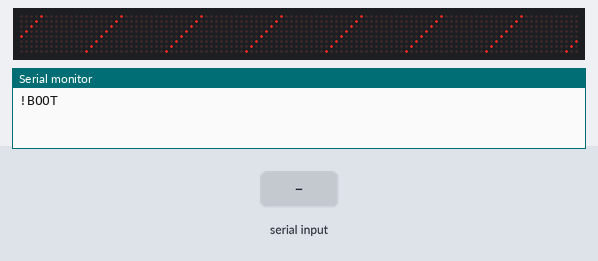
This sketch was run on a simulated ESP32. On the bench: 112×8 LED matrix, the last lines printed to the serial monitor. Wiring (inferred from the names in the program): 14 × MAX7219 LED driver (orientation assumed): CS GPIO 5. Inputs (shaded band) come from the test bench. Nothing arrives over Bluetooth unless stated; a phone connects over Bluetooth LE 3 s after start.

Above: at 1.5 s.
1.6 s: "C90\n" received over Serial
At 2.8 s:
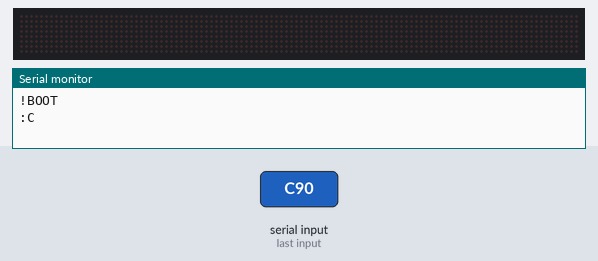
3.1 s: "T90\n" received over Serial
At 3.27 s:
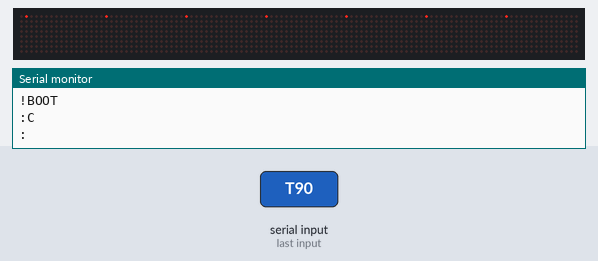
5.5 s: "90,45\n" received over Serial
At 5.97 s:
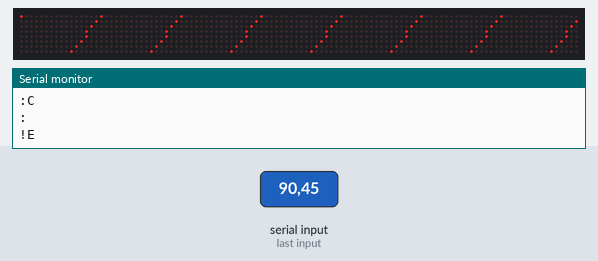
8.5 s: "B90\n" received over Serial
At 8.68 s:
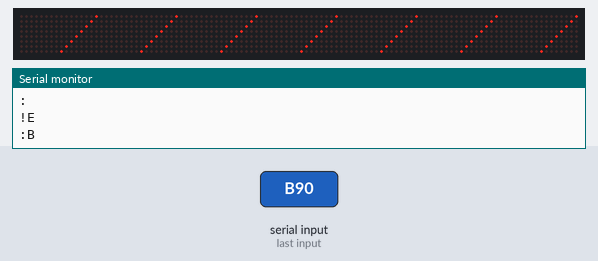
11.5 s: "W,45\n" received over Serial
At 11.69 s:
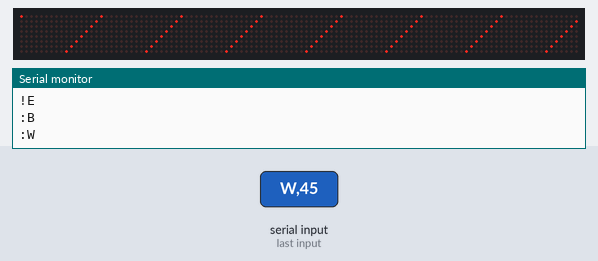

Measured:
- after the input at 1.6 s, the display: changes at once (image 1)
- after the input at 3.1 s, the display: changes at once (image 2)
- after the input at 5.5 s, the display: first differs from a run without the input after 0.33 s (image 3)
- after the input at 11.5 s, the display: changes at once (image 5)

The sketch:

proto_example_1.ino
```cpp
/*
 * Using: 8x8 LED Matrix with MAX7219-compatible Drivers
 * Board: ESP-WROOM-32 on Core_Board_v2
 *
 * Pinout:
 * GPIO18 ("VSPI_SCK") --> to CLK of first Module
 * GPIO23 ("VSPI_MOSI") --> to DIN of first Module
 * GPIO5  ("VSPI_SS") --> to CS of first Module
 *
 * Module Information
 * Looking onto top (LED) side:
 * DIN --> DOUT
 *  |76543210|
 *  |......98|
 *
 * Possible Sensors:
 * - Cap. Touch for Boop
 * - RFID or NFC Tags (Props like RAM, own Paws, ...)
 * - RF Remote for self in Pocket/Paw Buttons or Handler
 * - IR Reflex and Remote Protocols
 * - Ambient Light (blinded, night, rave-sync, ...)
 * - Gyro/Accel for Head Gestures
 * - Hall Sensor Jaw Detection
 * - UV Teeth Sensor
 *
 */

#include <SPI.h>
//#include "faces.h"
#include <stdint.h>

#include <BLEDevice.h>
#include <BLEUtils.h>
#include <BLEServer.h>

#define SERVICE_UUID        "c6bcb95f-a2d6-46c7-bc16-e7fa574f8066"
#define CHARACTERISTIC_UUID "21ec8f97-a2a8-4c8f-aeb9-fd30959d4ca5"


// How many LED modules do we have?
#define MATRIX_COUNT 14
// A memory for all LED states
volatile uint8_t framebuffer[MATRIX_COUNT*8];

// MAX7219 supports at max 10 MHz, we use 4 MHz
#define SPI_MAX_SPEED 4000000

#define SPI_CS_PIN 5

SPIClass * vspi = NULL;

// Function to send out the framebuffer to the LED modules via SPI
void SendFrameBuffer() {
  for (uint8_t row = 0; row < 8; row++) {
    // Begin shifting
    vspi->beginTransaction(SPISettings(SPI_MAX_SPEED, MSBFIRST, SPI_MODE0));
    digitalWrite(SPI_CS_PIN, LOW);
    // Need to send in reverse so 0 is first module...
    for (int module = MATRIX_COUNT-1; module >= 0; module--) {
        // Address 0x01 to 0x08 for row 0 to 7
        vspi->transfer(row + 1);
        // Data
        vspi->transfer(framebuffer[row + (module*8)]);
    }
    // Latch to LEDs
    digitalWrite(SPI_CS_PIN, HIGH);
    vspi->endTransaction();
    delay(1);
  }
}

#define CMD_NOOP         0x00
#define CMD_DECODE_MODE  0x09
#define CMD_INTENSITY    0x0A
#define CMD_SCAN_LIMIT   0x0B
#define CMD_SHUTDOWN     0x0C
#define CMD_DISPLAY_TEST 0x0F


// Function to send one "command" to all modules
void SendToAll(uint8_t address, uint8_t value) {
  // Begin shifting
    vspi->beginTransaction(SPISettings(SPI_MAX_SPEED, MSBFIRST, SPI_MODE0));
    digitalWrite(SPI_CS_PIN, LOW);
    for (uint8_t module = 0; module < MATRIX_COUNT; module++) {
        // Address
        vspi->transfer(address);
        // Data
        vspi->transfer(value);
    }
    // Latch
    digitalWrite(SPI_CS_PIN, HIGH);
    vspi->endTransaction();
    delay(2);
}

volatile uint8_t bright = 2;

void ConfigureLEDs() {
  SendToAll(CMD_SHUTDOWN, 0); // Turn Off
  SendToAll(CMD_DISPLAY_TEST, 0); // Test Mode Off
  SendToAll(CMD_DECODE_MODE, 0); // No Decoding
  SendToAll(CMD_INTENSITY, bright); // Medium Brightness
  SendToAll(CMD_SCAN_LIMIT, 7); // Scan all 8 rows
}

void ReConfigureLEDs() {
  SendToAll(CMD_DISPLAY_TEST, 0); // Test Mode Off
  SendToAll(CMD_DECODE_MODE, 0); // No Decoding
  SendToAll(CMD_INTENSITY, bright); // Medium Brightness
  SendToAll(CMD_SCAN_LIMIT, 7); // Scan all 8 rows
  SendToAll(CMD_SHUTDOWN, 1); // Turn On
}


void ClearFrameBuffer() {
   for(int i = 0; i < sizeof(framebuffer); i++) {
      framebuffer[i] = 0;
   }
}

void ShutDownLEDs() {
  SendToAll(CMD_SHUTDOWN, 0); // Turn Off
}

void PowerUpLEDs() {
  SendToAll(CMD_SHUTDOWN, 1); // Normal Mode
}

/**
 * @param brightness Intensity from 0 to 255 (will shifted adjusted to 4-Bit value)
 */
static inline void SetBrightness(uint8_t brightness) {
  bright = brightness>>4;
}


BLEServer *pServer;
BLEService *pService;
BLECharacteristic *pCharacteristic;

uint8_t mode = 0;
uint8_t iobuff[64];
uint8_t *ioptr = iobuff;

uint8_t iohexdec(uint8_t* str) {
  uint8_t v = 0;
  if (*str >= 'A') v = (*str)-'A'+10;
  else v = ((*str)-'0');
  v <<= 4;
  str++;
  if (*str >= 'A') v |= ((*str)-'A'+10);
  else v |= ((*str)-'0');
  return v;
}

// !! NO SPI INSIDE HERE!
void processProtoCommand(uint8_t* cmd, uint8_t cmdlen, void (*writeCb)(const char*)) {
  switch (cmd[0]) {
        case 'T': {mode = 0; writeCb(":\n");} break;
        case 'C': {mode = 1; ClearFrameBuffer(); writeCb(":C\n");} break;
        case 'B': {
          if (cmdlen >=3) {
             SetBrightness(iohexdec(cmd+1));
             writeCb(":B\n");
          }
        } break;
        case 'W': {
          uint8_t addr = iohexdec(cmd+1);
          uint8_t len = (cmdlen-3)/2;
          if ((addr+len) > sizeof(framebuffer)) {
            len = sizeof(framebuffer) - addr;
          }
          if (addr < sizeof(framebuffer)) {
            for (uint8_t i = 0; i < len; i++) {
              framebuffer[addr+i] = iohexdec(cmd+3+i*2);
            }
          }
          writeCb(":W\n");
        } break;
        case '?': {writeCb(":PROTO=Marc\n");} break;
        default: {writeCb("!E\n");} break;
      }
}

void writeCbBLE(const char* resp) {
  pCharacteristic->setValue((uint8_t*)resp, strlen(resp));
  pCharacteristic->notify();
}

void writeCbSerial(const char* resp) {
  Serial.write(resp);
}

class MyCharacteristicCallback : public BLECharacteristicCallbacks {
  void onRead(BLECharacteristic* pCharacteristic) {

  }
  void onWrite(BLECharacteristic* pCharacteristic) {
    std::string cmd = pCharacteristic->getValue();
    processProtoCommand((uint8_t*)cmd.data(), cmd.length(), &writeCbBLE);
  }
};


void setup() {
  // put your setup code here, to run once:
  /*
  pinMode(SPI_CLK_PIN, OUTPUT); // CLK
  pinMode(SPI_MOSI_PIN, OUTPUT); // MOSI
  pinMode(SPI_CS_PIN, OUTPUT); // CS
  */
  vspi = new SPIClass(VSPI);
  vspi->begin();
  pinMode(vspi->pinSS(), OUTPUT);

  Serial.begin(115200);

  delay(5);
  ShutDownLEDs();
  delay(25);
  ShutDownLEDs();
  delay(250);
  ConfigureLEDs();
  delay(5);
  ClearFrameBuffer();
  SendFrameBuffer();
  PowerUpLEDs();

  Serial.write("!BOOT\n");
  //Serial.setTimeout(1000);

  BLEDevice::init("MarCarbon Steel");
  pServer = BLEDevice::createServer();
  pService = pServer->createService(SERVICE_UUID);
  pCharacteristic = pService->createCharacteristic(
                                         CHARACTERISTIC_UUID,
                                         BLECharacteristic::PROPERTY_READ |
                                         BLECharacteristic::PROPERTY_WRITE |
                                         BLECharacteristic::PROPERTY_NOTIFY
                                       );

  pCharacteristic->setCallbacks(new MyCharacteristicCallback());
  pCharacteristic->setValue("!BOOT");
  pService->start();

  BLEAdvertising *pAdvertising = BLEDevice::getAdvertising();
  pAdvertising->addServiceUUID(SERVICE_UUID);
  pAdvertising->setScanResponse(true);
  pAdvertising->setMinPreferred(0x06);  // functions that help with iPhone connections issue
  pAdvertising->setMinPreferred(0x12);
  BLEDevice::startAdvertising();

}

void loop() {
  // put your main code here, to run repeatedly:

  if (mode == 0) {
    static int i=0, k=0;
    static bool up=true;
    static uint8_t bri=1;

    // Toggle LED "i" (0..7) in ROW "k" (0..7 first Module, 8..15 second Module, ...)
    for (k = 0; k < sizeof(framebuffer); k++) {
    framebuffer[k] = (1<<((i+k)%16));
    }
    i++;
    if (i >= 16) {
      i = 0;
    }
    delay(2);
  }
  ReConfigureLEDs();
  SendFrameBuffer();
  while (Serial.available() > 0) {
    *ioptr = Serial.read();
    if (*ioptr == '\n') {
      processProtoCommand(iobuff,ioptr-iobuff,&writeCbSerial);
      ioptr = iobuff;
      break;
    }
    ioptr++;
    if (ioptr >= &iobuff[sizeof(iobuff)]) {
      ioptr = iobuff;
    }
  }
}
```
